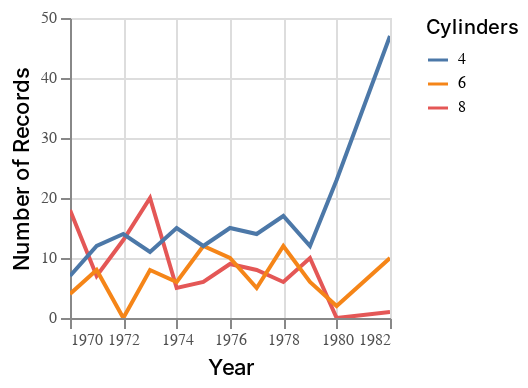

Write notebook code for a chart like this one.
### Code cell
import altair as alt
import pandas._libs.tslibs.timestamps
from pandas._libs.tslibs.timestamps import Timestamp
visData = pd.DataFrame({'Year': {0: Timestamp('1970-01-01 00:00:00'), 1: Timestamp('1970-01-01 00:00:00'), 2: Timestamp('1970-01-01 00:00:00'), 3: Timestamp('1971-01-01 00:00:00'), 4: Timestamp('1971-01-01 00:00:00'), 5: Timestamp('1971-01-01 00:00:00'), 6: Timestamp('1972-01-01 00:00:00'), 7: Timestamp('1972-01-01 00:00:00'), 8: Timestamp('1972-01-01 00:00:00'), 9: Timestamp('1973-01-01 00:00:00'), 10: Timestamp('1973-01-01 00:00:00'), 11: Timestamp('1973-01-01 00:00:00'), 12: Timestamp('1974-01-01 00:00:00'), 13: Timestamp('1974-01-01 00:00:00'), 14: Timestamp('1974-01-01 00:00:00'), 15: Timestamp('1975-01-01 00:00:00'), 16: Timestamp('1975-01-01 00:00:00'), 17: Timestamp('1975-01-01 00:00:00'), 18: Timestamp('1976-01-01 00:00:00'), 19: Timestamp('1976-01-01 00:00:00'), 20: Timestamp('1976-01-01 00:00:00'), 21: Timestamp('1977-01-01 00:00:00'), 22: Timestamp('1977-01-01 00:00:00'), 23: Timestamp('1977-01-01 00:00:00'), 24: Timestamp('1978-01-01 00:00:00'), 25: Timestamp('1978-01-01 00:00:00'), 26: Timestamp('1978-01-01 00:00:00'), 27: Timestamp('1979-01-01 00:00:00'), 28: Timestamp('1979-01-01 00:00:00'), 29: Timestamp('1979-01-01 00:00:00'), 30: Timestamp('1980-01-01 00:00:00'), 31: Timestamp('1980-01-01 00:00:00'), 32: Timestamp('1980-01-01 00:00:00'), 33: Timestamp('1982-01-01 00:00:00'), 34: Timestamp('1982-01-01 00:00:00'), 35: Timestamp('1982-01-01 00:00:00')}, 'Cylinders': {0: 8, 1: 6, 2: 4, 3: 8, 4: 6, 5: 4, 6: 8, 7: 6, 8: 4, 9: 8, 10: 6, 11: 4, 12: 8, 13: 6, 14: 4, 15: 6, 16: 4, 17: 8, 18: 4, 19: 6, 20: 8, 21: 4, 22: 6, 23: 8, 24: 8, 25: 4, 26: 6, 27: 4, 28: 6, 29: 8, 30: 6, 31: 8, 32: 4, 33: 4, 34: 8, 35: 6}, 'Record': {0: 18.0, 1: 4.0, 2: 7.0, 3: 7.0, 4: 8.0, 5: 12.0, 6: 13.0, 7: 0.0, 8: 14.0, 9: 20.0, 10: 8.0, 11: 11.0, 12: 5.0, 13: 6.0, 14: 15.0, 15: 12.0, 16: 12.0, 17: 6.0, 18: 15.0, 19: 10.0, 20: 9.0, 21: 14.0, 22: 5.0, 23: 8.0, 24: 6.0, 25: 17.0, 26: 12.0, 27: 12.0, 28: 6.0, 29: 10.0, 30: 2.0, 31: 0.0, 32: 23.0, 33: 47.0, 34: 1.0, 35: 10.0}})

chart = alt.Chart(visData).mark_line().encode(
    y = alt.Y('Record', type= 'quantitative', title='Number of Records'),
    x = alt.X('Year', type = 'temporal'),
)
chart = chart.interactive() # Enable Zooming and Panning
chart = chart.encode(color=alt.Color('Cylinders',type='nominal'))

chart = chart.configure_title(fontWeight=500,fontSize=13,font='Helvetica Neue')
chart = chart.configure_axis(titleFontWeight=500,titleFontSize=11,titleFont='Helvetica Neue',
			labelFontWeight=400,labelFontSize=8,labelFont='Helvetica Neue',labelColor='#505050')
chart = chart.configure_legend(titleFontWeight=500,titleFontSize=10,titleFont='Helvetica Neue',
			labelFontWeight=400,labelFontSize=8,labelFont='Helvetica Neue')
chart = chart.properties(width=160,height=150)

chart

### Figure 1 — Vega-Lite specification as saved in the notebook (floating-point values rounded to 4 significant figures)
{"config": {"view": {"continuousWidth": 400, "continuousHeight": 300}, "axis": {"labelColor": "#505050", "labelFont": "Helvetica Neue", "labelFontSize": 8, "labelFontWeight": 400, "titleFont": "Helvetica Neue", "titleFontSize": 11, "titleFontWeight": 500}, "legend": {"labelFont": "Helvetica Neue", "labelFontSize": 8, "labelFontWeight": 400, "titleFont": "Helvetica Neue", "titleFontSize": 10, "titleFontWeight": 500}, "title": {"font": "Helvetica Neue", "fontSize": 13, "fontWeight": 500}}, "data": {"name": "data-1bcbee00a263b583f5c4182060b2b28d"}, "mark": "line", "encoding": {"color": {"type": "nominal", "field": "Cylinders"}, "x": {"type": "temporal", "field": "Year"}, "y": {"type": "quantitative", "field": "Record", "title": "Number of Records"}}, "height": 150, "selection": {"selector055": {"type": "interval", "bind": "scales", "encodings": ["x", "y"]}}, "width": 160, "$schema": "https://vega.github.io/schema/vega-lite/v4.8.1.json", "datasets": {"data-1bcbee00a263b583f5c4182060b2b28d": [{"Year": "1970-01-01T00:00:00", "Cylinders": 8, "Record": 18.0}, {"Year": "1970-01-01T00:00:00", "Cylinders": 6, "Record": 4.0}, {"Year": "1970-01-01T00:00:00", "Cylinders": 4, "Record": 7.0}, {"Year": "1971-01-01T00:00:00", "Cylinders": 8, "Record": 7.0}, {"Year": "1971-01-01T00:00:00", "Cylinders": 6, "Record": 8.0}, {"Year": "1971-01-01T00:00:00", "Cylinders": 4, "Record": 12.0}, {"Year": "1972-01-01T00:00:00", "Cylinders": 8, "Record": 13.0}, {"Year": "1972-01-01T00:00:00", "Cylinders": 6, "Record": 0.0}, {"Year": "1972-01-01T00:00:00", "Cylinders": 4, "Record": 14.0}, {"Year": "1973-01-01T00:00:00", "Cylinders": 8, "Record": 20.0}, {"Year": "1973-01-01T00:00:00", "Cylinders": 6, "Record": 8.0}, {"Year": "1973-01-01T00:00:00", "Cylinders": 4, "Record": 11.0}, {"Year": "1974-01-01T00:00:00", "Cylinders": 8, "Record": 5.0}, {"Year": "1974-01-01T00:00:00", "Cylinders": 6, "Record": 6.0}, {"Year": "1974-01-01T00:00:00", "Cylinders": 4, "Record": 15.0}, {"Year": "1975-01-01T00:00:00", "Cylinders": 6, "Record": 12.0}, {"Year": "1975-01-01T00:00:00", "Cylinders": 4, "Record": 12.0}, {"Year": "1975-01-01T00:00:00", "Cylinders": 8, "Record": 6.0}, {"Year": "1976-01-01T00:00:00", "Cylinders": 4, "Record": 15.0}, {"Year": "1976-01-01T00:00:00", "Cylinders": 6, "Record": 10.0}, {"Year": "1976-01-01T00:00:00", "Cylinders": 8, "Record": 9.0}, {"Year": "1977-01-01T00:00:00", "Cylinders": 4, "Record": 14.0}, {"Year": "1977-01-01T00:00:00", "Cylinders": 6, "Record": 5.0}, {"Year": "1977-01-01T00:00:00", "Cylinders": 8, "Record": 8.0}, {"Year": "1978-01-01T00:00:00", "Cylinders": 8, "Record": 6.0}, {"Year": "1978-01-01T00:00:00", "Cylinders": 4, "Record": 17.0}, {"Year": "1978-01-01T00:00:00", "Cylinders": 6, "Record": 12.0}, {"Year": "1979-01-01T00:00:00", "Cylinders": 4, "Record": 12.0}, {"Year": "1979-01-01T00:00:00", "Cylinders": 6, "Record": 6.0}, {"Year": "1979-01-01T00:00:00", "Cylinders": 8, "Record": 10.0}, {"Year": "1980-01-01T00:00:00", "Cylinders": 6, "Record": 2.0}, {"Year": "1980-01-01T00:00:00", "Cylinders": 8, "Record": 0.0}, {"Year": "1980-01-01T00:00:00", "Cylinders": 4, "Record": 23.0}, {"Year": "1982-01-01T00:00:00", "Cylinders": 4, "Record": 47.0}, {"Year": "1982-01-01T00:00:00", "Cylinders": 8, "Record": 1.0}, {"Year": "1982-01-01T00:00:00", "Cylinders": 6, "Record": 10.0}]}}
